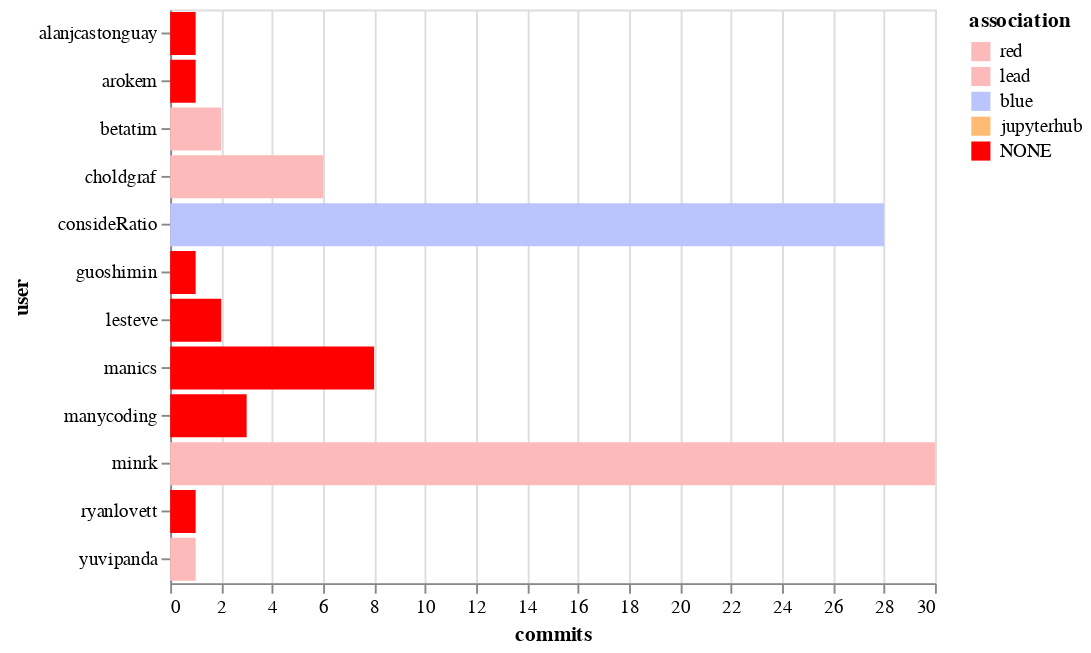

Notebook code cell kept with this figure:
### Code cell
alt.Chart(top_committers).mark_bar().encode(
    x='commits',
    y='user',
    color=alt.Color('association', scale=color_scale)
)

### Figure 1 — Vega-Lite specification as saved in the notebook (floating-point values rounded to 4 significant figures)
{"$schema": "https://vega.github.io/schema/vega-lite/v2.6.0.json", "config": {"view": {"height": 300, "width": 400}}, "data": {"name": "data-b537f04357cd996002a846664c37f18a"}, "datasets": {"data-b537f04357cd996002a846664c37f18a": [{"association": "lead", "commits": 30, "user": "minrk"}, {"association": "blue", "commits": 28, "user": "consideRatio"}, {"association": "NONE", "commits": 8, "user": "manics"}, {"association": "red", "commits": 6, "user": "choldgraf"}, {"association": "NONE", "commits": 3, "user": "manycoding"}, {"association": "NONE", "commits": 2, "user": "lesteve"}, {"association": "red", "commits": 2, "user": "betatim"}, {"association": "red", "commits": 1, "user": "yuvipanda"}, {"association": "NONE", "commits": 1, "user": "ryanlovett"}, {"association": "NONE", "commits": 1, "user": "guoshimin"}, {"association": "NONE", "commits": 1, "user": "arokem"}, {"association": "NONE", "commits": 1, "user": "alanjcastonguay"}]}, "encoding": {"color": {"field": "association", "scale": {"domain": ["red", "lead", "blue", "jupyterhub", "NONE"], "range": ["#fdbaba", "#fdbaba", "#bac5fd", "#ffbb74", "red"]}, "type": "nominal"}, "x": {"field": "commits", "type": "quantitative"}, "y": {"field": "user", "type": "nominal"}}, "mark": "bar"}
